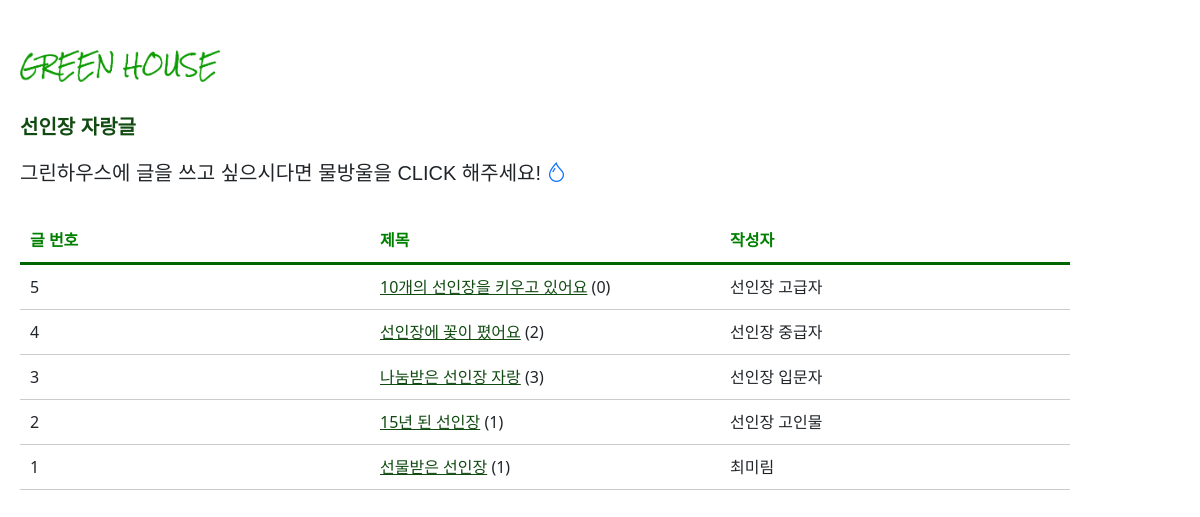
/repository/2/, run on the app's committed database.
### board/models.py (models this page shows, shortened)
class Repository(models.Model):
    name = models.CharField(max_length=40)
    description = models.CharField(max_length=200)
    deadline = models.DateTimeField()
    created = models.DateTimeField(auto_now_add=True)
    updated = models.DateTimeField(auto_now=True)
    class Meta:
        verbose_name_plural = 'Repositories'
        ordering = ['deadline']

class Introduction(models.Model):
    repository = models.ForeignKey(Repository, on_delete=models.CASCADE)  # intro1.repository
    title = models.CharField(max_length=30)
    number = models.IntegerField(default=1)
    contents = models.TextField(max_length=300)
    writer = models.CharField(max_length=10)
    class Meta:
        ordering = ['-number']

### board/views.py (the view)
# urls.py: path('repository/<int:pk>/', views.RepositoryDetailView.as_view(), name='repository_detail'),    #jat:repository_detail
class RepositoryDetailView(generic.DetailView):
    model = Repository

### board/templates/board/repository_detail.html (shortened to what this page needs)
{% extends 'base.html' %}
{% block content %}
    {%  load staticfiles %}
    {%  load static %}
    <link rel="stylesheet" type="text/css" href="{% static 'polls/intro_detail.css' %}">
    <a href="{% url 'board:repository_list' %} "><img src="{% static 'img/logo.png'%}" style="width: 200px; margin-bottom: 30px; margin-top: 30px"></a>
    <br>
    <p class="a">{{ repository.description }}</p>
    <p class="at">그린하우스에 글을 쓰고 싶으시다면 물방울을 CLICK 해주세요!
    <a href="{% url 'board:introduction_add' repository_pk=repository.pk %} "><i class="bi bi-droplet fa-4x"></i></a></p>
    <table class="type09">
        <thead>
        <tr>
            <th scope="cols">글 번호 </th>
            <th scope="cols">제목</th>
            <th scope="cols">작성자</th>
        </tr>
        </thead>
        <tbody>
        {% for introduction in repository.introduction_set.all %}
            <tr>
                <td>{{ introduction.number}}</td>
                <td>  <a href="{% url 'board:introduction_detail' repository_pk=repository.pk pk=introduction.pk %}" style="color: #124b12">{{ introduction.title }}</a> ({{introduction.comment_set.all.count}})</td>
                <td>{{ introduction.writer}}</td>
            </tr>
        {% endfor %}
        </tbody>
    </table>
{% endblock %}

### board/static/polls/intro_detail.css (style rules this page uses)
body { margin:20px; }
table.type09 { margin-top: 30px; border-collapse: collapse; text-align: left; line-height: 1.5; }
table.type09 thead th { padding: 10px; font-weight: bold; vertical-align: top; color: green; border-bottom: 3px solid darkgreen; }
table.type09 td { width: 350px; padding: 10px; vertical-align: top; border-bottom: 1px solid #ccc; }
p { font-family: "Nanum Gothic", sans-serif; font-size: 20px; }
p.a { color: #124b12; font-weight: bold; }
p.at { font-weight: 400; }

### data on the page
Repository: description "선인장 자랑글"
Introduction: number "5", title "10개의 선인장을 키우고 있어요", comment_set.all.count "0", writer "선인장 고급자"
Introduction: number "4", title "선인장에 꽃이 폈어요", comment_set.all.count "2", writer "선인장 중급자"
Introduction: number "3", title "나눔받은 선인장 자랑", comment_set.all.count "3", writer "선인장 입문자"
Introduction: number "2", title "15년 된 선인장", comment_set.all.count "1", writer "선인장 고인물"
Introduction: number "1", title "선물받은 선인장", comment_set.all.count "1", writer "최미림"
